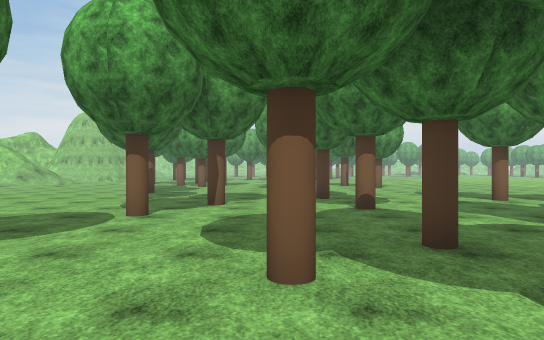
[1] (above)

24 first-person views from a walk through a Unity game level. The camera is 1.5 m above the floor, looks level and sees 75° across. The floor is counted in squares, 2 m on a side. Each view is taken from the middle of a square. On the plan, view 1 faces up. The plan holds only what a view shows up to about 11 squares ahead; the rest is blank. The place goes on beyond the plan. Some trees and plants on the terrain are drawn as simple stand-ins. The player is left out. Surface patterns are stand-ins for the level's own textures.

[2]
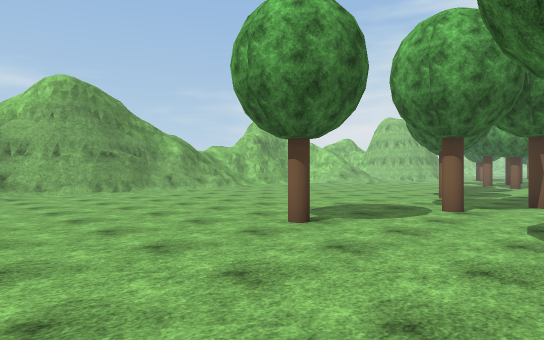

[3]
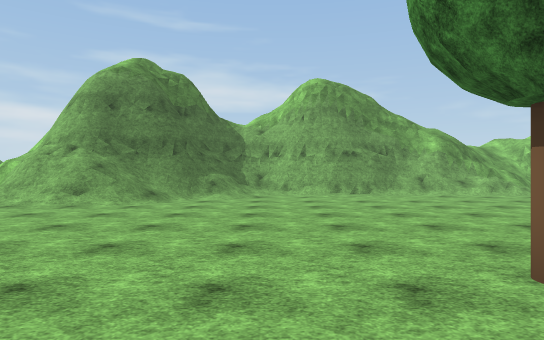

[4]
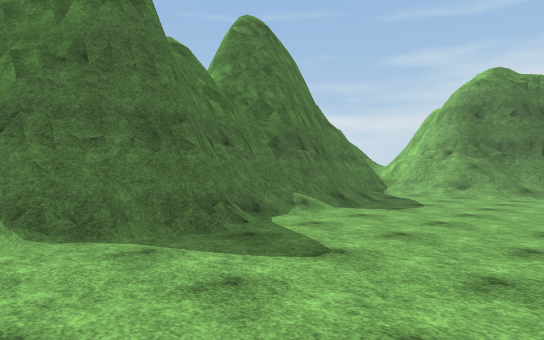

[5]
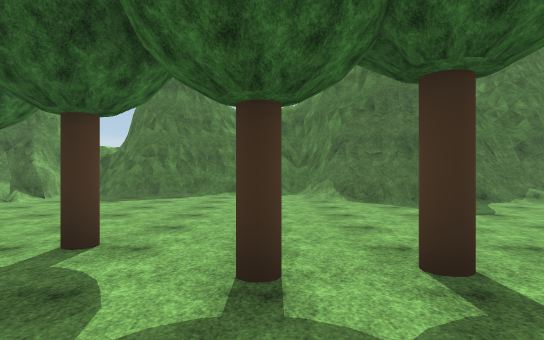

[6]
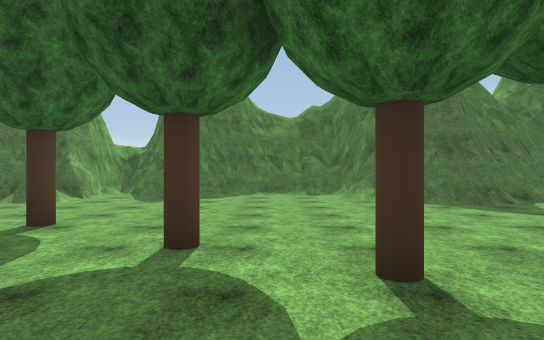

[7]
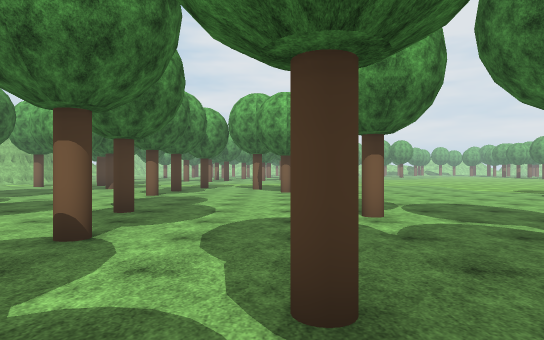

[8]
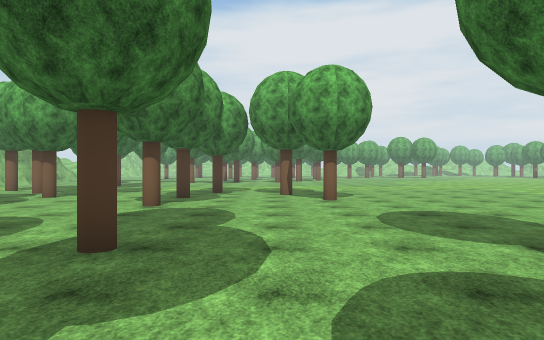

[9]
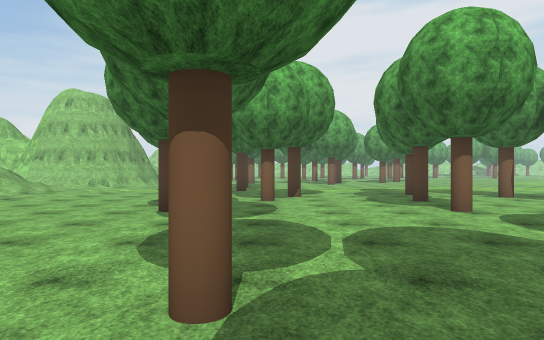

[10]
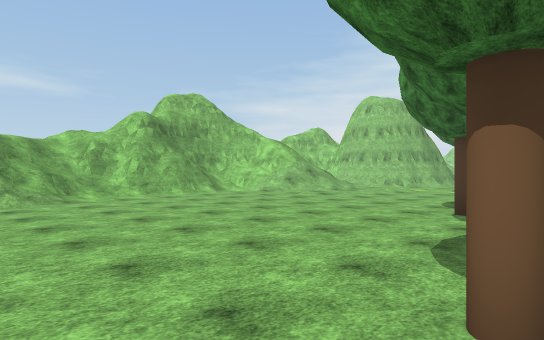

[11]
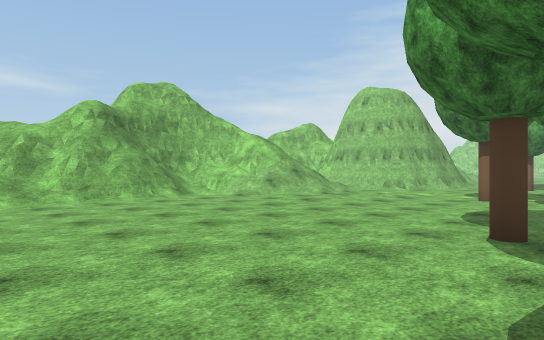

[12]
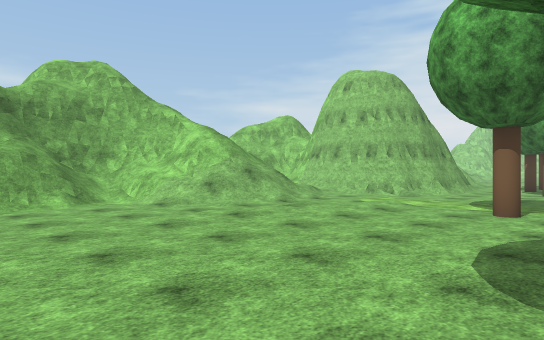

[13]
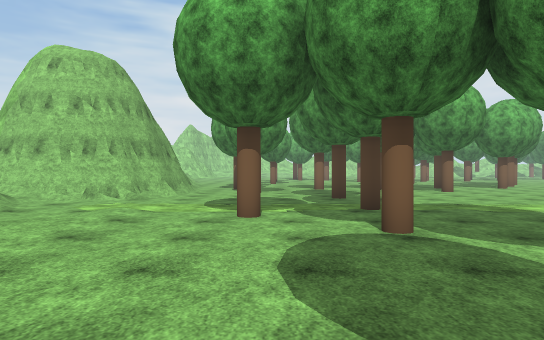

[14]
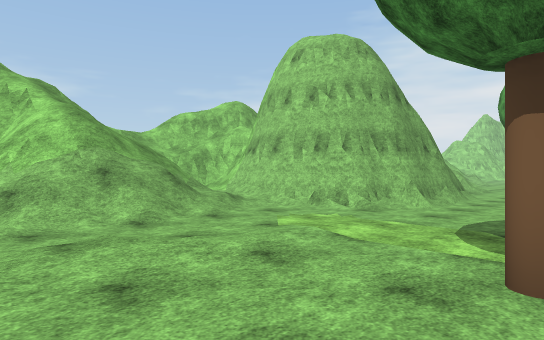

[15]
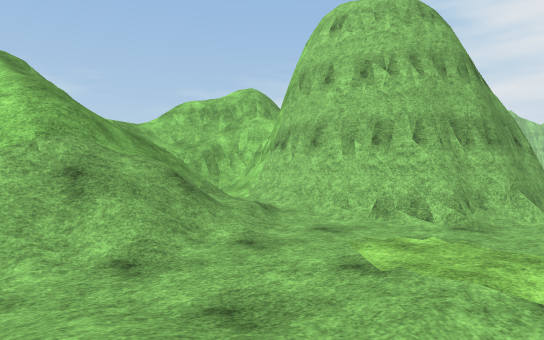

[16]
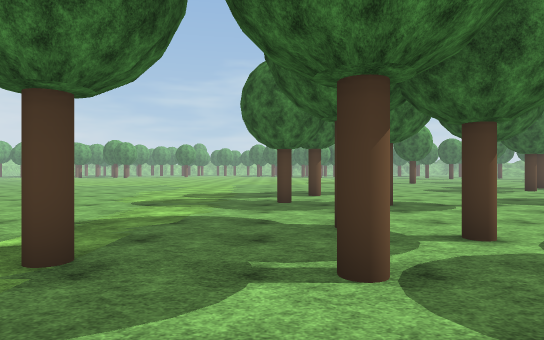

[17]
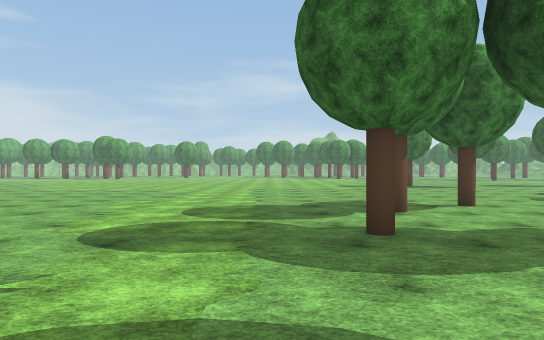

[18]
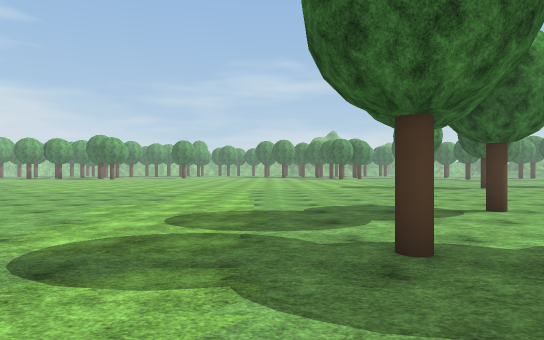

[19]
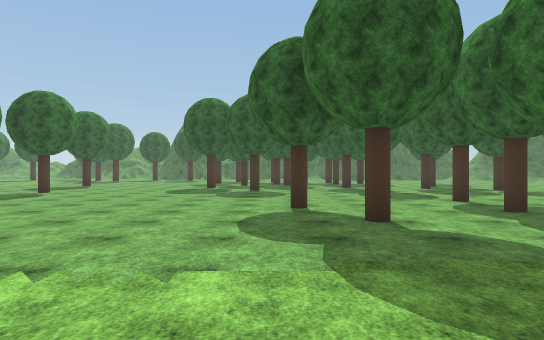

[20]
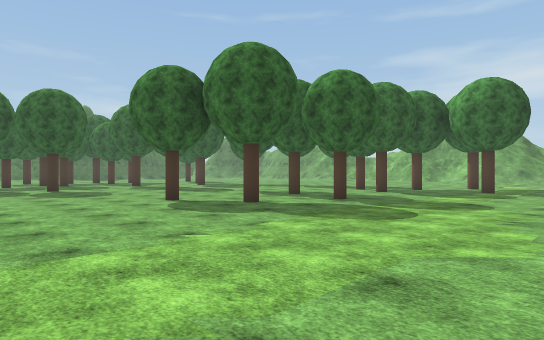

[21]
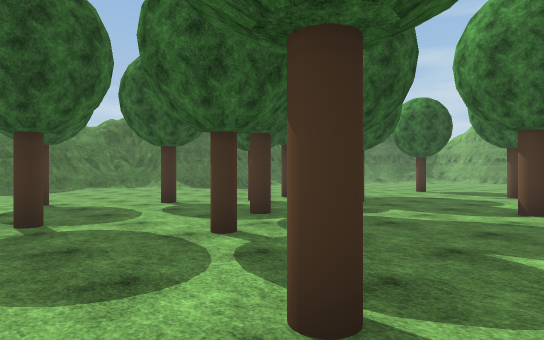

[22]
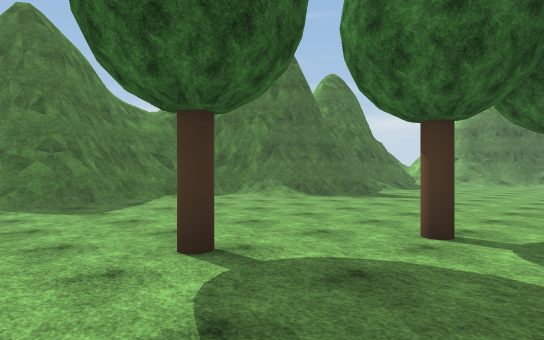

[23]
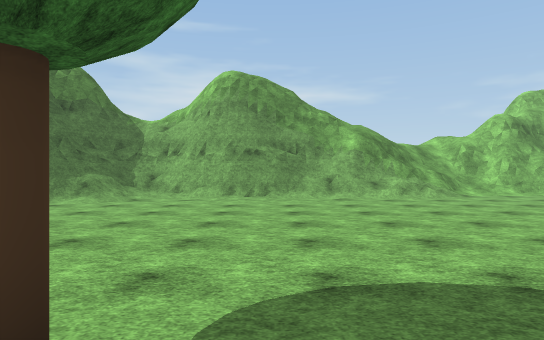

[24]
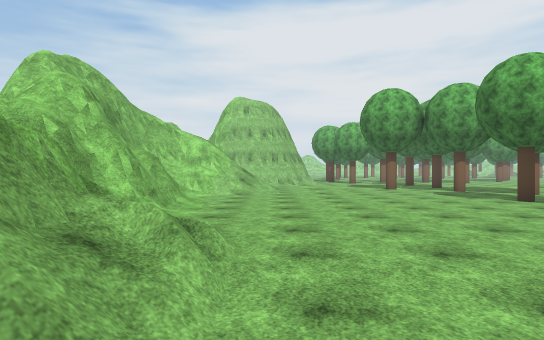

### Floor plan
Key: @ floor where view 1 was taken; # wall or solid block; . floor; / step, stairs or slope; = window, fence, low wall or low ledge; v drop or lower ground; T tree.
Columns run from 18 left of view 1 to 9 right of it. Each row starts with its distance up from view 1.
 24  /=#    ##.T...  ...........
 23  /=######/..... ............
 22  //=/####.....T ............
 21  // ///.....................
 20  // =///......T.............
 19   v/////./..T...............
 18   //////./.........T........
 17    #=/////....T.T....T......
 16 ##=#///........T...T........
 15 #=v#/..................T....
 14 ####==.......T..............
 13  =###=............T.........
 12   =v#=........T.............
 11   //=/......................
 10    ///......................
  9    ////........T...T....T...
  8     =#/..........T..........
  7      #=.............T.....T
  6      ==.........T...........
  5      ##...............T.T...
  4      ##.............T.......
  3       #........T..T....T...
  2       #..............T....T.
  1      ##.............T..T...
  0      ##//.........@.........
 -1      ###/................T..
 -2        #//..................
 -3        ##=..................
 -4        ###...//////.........
 -5        ###.////=####/......#
 -6        # ###########/...//.#
 -7                    ####/####
 -8                       ####

Where each view was taken, in squares from view 1:
view 1: 0 up, 0 right, facing up
view 2: 1 down, 0 right, facing up-left
view 3: 1 up, 1 left, facing left
view 4: 0 up, 2 right, facing down-left
view 5: 4 up, 3 right, facing down
view 6: 4 up, 4 right, facing down
view 7: 3 up, 4 right, facing up
view 8: 6 up, 3 right, facing up
view 9: 7 up, 3 left, facing up
view 10: 7 up, 3 left, facing up-left
view 11: 9 up, 4 left, facing up-left
view 12: 12 up, 5 left, facing up-left
view 13: 13 up, 6 left, facing up
view 14: 16 up, 6 left, facing up-left
view 15: 17 up, 8 left, facing up-left
view 16: 18 up, 7 left, facing right
view 17: 19 up, 3 left, facing right
view 18: 19 up, 2 left, facing right
view 19: 22 up, 5 right, facing down
view 20: 23 up, 9 right, facing down-left
view 21: 8 up, 9 right, facing down-left
view 22: 2 up, 9 right, facing down-left
view 23: 4 up, 2 left, facing left
view 24: 5 up, 11 left, facing up
